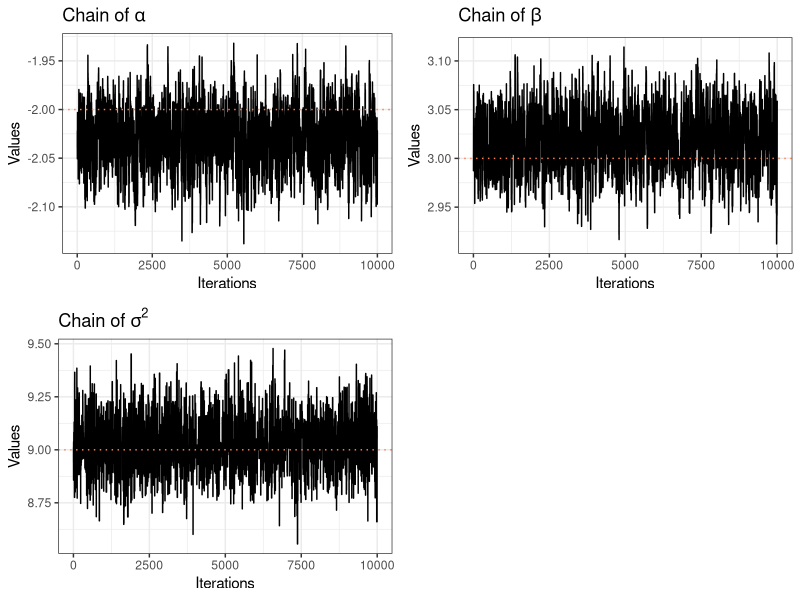
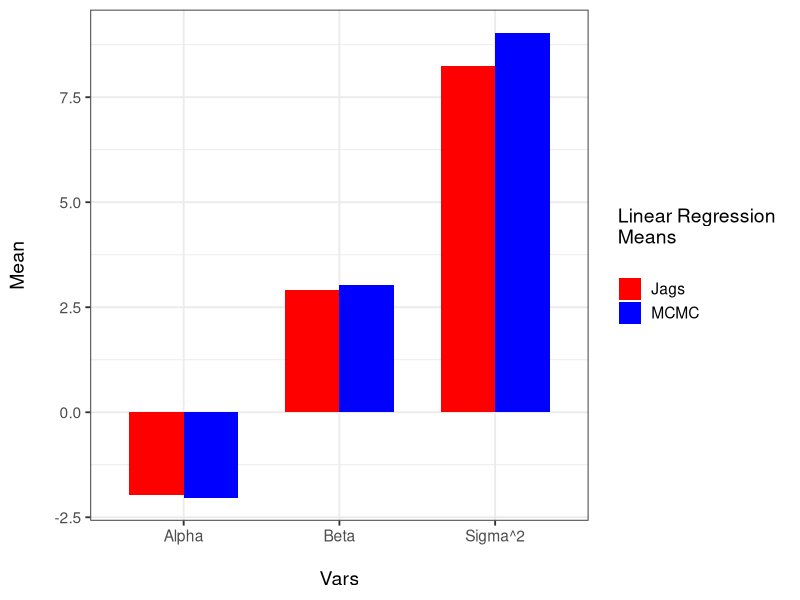

Here is the R script that generated these plots, in order:
# ---------------------------------------------------------------- #
# Description: Metropolis-Hastings for Bayesian linear regression  #
#                                                                  #
# Author: Alan n. Inglis                                           #
# ---------------------------------------------------------------- #
library(MASS)
library(ggplot2)
library(gridExtra)
library(progress)

## Defining simulation size, burn-in, etc
## --------------------------------------
Niter <- 10000
BurnIn <- 5000
TotIter <- Niter+BurnIn
N <- 10000
alpha <- -2
beta <- 3
P <- c(alpha,beta)
sigma <- 3
js = 0
jb = 0
AuxBurnIn <- 1

## Simulate data
## -----------------
set.seed(123)
x0 <- rep(1,N)
x1 <- rnorm(n = N, 0, 1)
X <- cbind(x0,x1)
y <- rnorm(n = N, mean = P[1] + P[2]*x1, sd = sigma)

## Defining prior distributions and values of hyperparameters
## ----------------------------------------------------------
mi = rbind(0,0)
vi = 100  

## Sigma2 ~ U(a,b)
# -----------------------------
a <- 0
b <- 10


## Data frame that will store MCMC values for betas
## ------------------------------------------------
SaveResults <- as.data.frame(matrix(data = NA, nrow = Niter, ncol = length(P)+2))
colnames(SaveResults) <- c('Iter', 'Alpha', 'Beta', 'Sigma')


## Initial values 
## ---------------------------------------------------------------------------
MCMCBetasI <- c(10,10)
V = diag(2)*0.0005 # Constructs a diagonal matrix

sigma2_ = 1

# Since the proposal distribution for sigma2 is a Gamma, the idea is as following:
# mean = alpha/beta
# var = alpha/beta^2; Thus
# alpha = mean^2 / var;
# beta = mean/var.    
# Consider that sigma2_ = mean and var = var, where var is set up below.

var = 0.5 # Controlling the variance of the proposal distribution for sigma2. Thus, it is possible to control the acceptance rate of sigma2.

## MC:
## -----------------------------------
pb <- progress_bar$new(
  format = "  iterations [:bar] :percent done",
  total = TotIter, clear = FALSE, width= 60) # Displays a progress bar for iterations

for(i in 1:TotIter){
  pb$tick()
  
  
  # Proposal distribution for sigma2 
  sigma2c = rgamma(1, (sigma2_^2)/var,  scale=1/(sigma2_ / var))
  
  
  # Computing the ratio in the Metropolis-Hastings
  ratio_sigma2 = (((-N/2) * log(sigma2c) - 0.5/sigma2c * (t(y - (X%*%MCMCBetasI))%*%(y-(X%*%MCMCBetasI))) - log(b - a) + 1/sigma2_ + dgamma(sigma2_, (sigma2c^2)/var, scale = 1/(sigma2c / var))) -
                  ((-N/2) * log(sigma2_) - 0.5/sigma2_ * (t(y - (X%*%MCMCBetasI))%*%(y-(X%*%MCMCBetasI))) - log(b - a) + 1/sigma2c + dgamma(sigma2c, (sigma2_^2)/var, scale = 1/(sigma2_ / var))))
  
  # Accept/Reject step for sigma2
  if(runif(1) < min(1, exp(ratio_sigma2)))
  {
    sigma2_ = sigma2c
    js = js +1
  }
  
  # Proposal distribution for beta
  MCMCBetasC <- mvrnorm(1, MCMCBetasI, V)
  
  # Computing the ratio:
  ratio_beta <-  ((-0.5/sigma2_* (t(y - (X %*% MCMCBetasC)) %*% (y - (X %*% MCMCBetasC))  - 0.5/vi*sum(abs(MCMCBetasC - mi))^2)) -
                  (-0.5/sigma2_* (t(y - (X %*% MCMCBetasI)) %*% (y - (X %*% MCMCBetasI))  - 0.5/vi*sum(abs(MCMCBetasI - mi))^2)))
  
  # Accept/Reject step for beta
  if(runif(1) < min(1, exp(ratio_beta)))
  {
    MCMCBetasI <- MCMCBetasC
    jb <- jb+1
  }
  
  if (i > BurnIn){
    SaveResults[AuxBurnIn,] <- c(AuxBurnIn, MCMCBetasI, sigma2_)
    AuxBurnIn <- AuxBurnIn + 1
  }
}

## Acceptance rate
acceptance_rate_sigma <- js/TotIter
acceptance_rate_beta  <- jb/TotIter

acceptance_rate_beta
acceptance_rate_sigma

## Plots
## -----
Chainalpha <- ggplot(SaveResults, aes(x=Iter)) +
  geom_line(aes(y=Alpha)) +
  labs(title=expression(paste('Chain of ', alpha)),
       x='Iterations',
       y='Values') +
  geom_hline(yintercept= P[1], linetype = 'dotted', color='coral') +
  theme_bw()

Chainbeta <- ggplot(SaveResults, aes(x=Iter)) +
  geom_line(aes(y=Beta)) +
  labs(title=expression(paste('Chain of ', beta)),
       x='Iterations',
       y='Values') +
  geom_hline(yintercept= P[2], linetype = 'dotted', color='coral') +
  theme_bw()


ChainS2 <- ggplot(SaveResults, aes(x=Iter)) +
  geom_line(aes(y=Sigma)) +
  labs(title=expression(paste('Chain of ', sigma^2)),
       x='Iterations',
       y='Values') +
  geom_hline(yintercept=(sigma^2), linetype = 'dotted', color='coral') +
  theme_bw()

grid.arrange(Chainalpha, Chainbeta, ChainS2, ncol = 2)

# Comparison: 
#---------------------------------------------------------------------
# Checking the posterior estimates ------------------
alpha_est <- mean(SaveResults$Alpha)
beta_est <- mean(SaveResults$Beta)
sigma_est <- mean(SaveResults$Sigma)

means_MCMC = c(alpha_est, beta_est, sigma_est)
means_JAGS = c(-1.98, 2.90, 8.2369)
sd_JAGS = c(0.09098112, 0.09166854, 0.06481725)

# load needed libraries-----------------------------
library(reshape2)

# Data Frame----------------------------------------
Name1 <- c('Alpha', 'Beta', 'Sigma^2')
myData <- data.frame( Name1, means_JAGS, means_MCMC)
myData

# reshape data into long format--------------------
myDATAlong <- melt(myData)

# make the plot------------------------------------
ggplot(myDATAlong) +
  geom_bar(aes(x = Name1, y = value, fill = variable), 
           stat="identity", position = "dodge", width = 0.7) +
  scale_fill_manual("Linear Regression \nMeans\n", values = c("red","blue"), 
                    labels = c("Jags", "MCMC")) +
  labs(x="\nVars",y="Mean\n") +
  theme_bw(base_size = 14)
